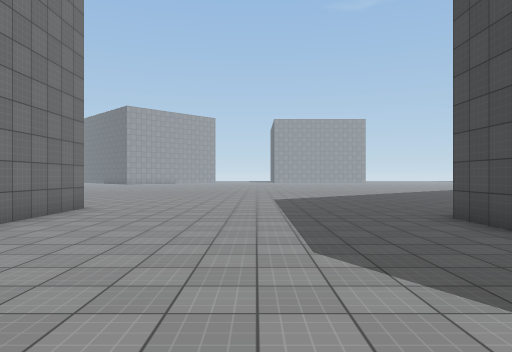
[1] (above)

24 first-person views from a walk through a scene from a Unity 3-D project. The camera is 1.5 m above the floor, looks level and sees 70° across. The floor is counted in squares, 2 m on a side. Each view is taken from the middle of a square. On the plan, view 1 faces up. The plan holds only what a view shows up to about 11 squares ahead; the rest is blank. The place goes on beyond the plan. The player is left out. Surface patterns are stand-ins for the level's own textures.

[2]
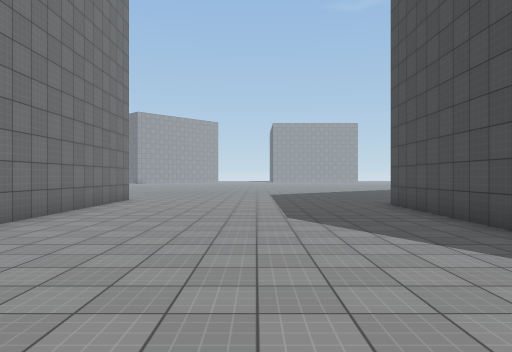

[3]
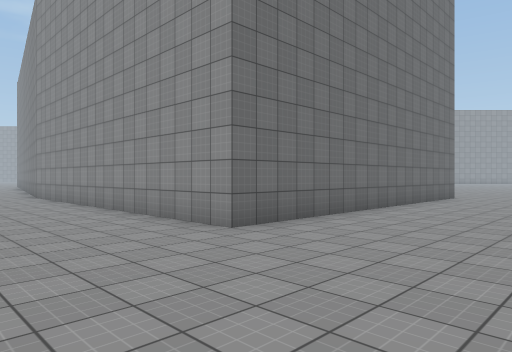

[4]
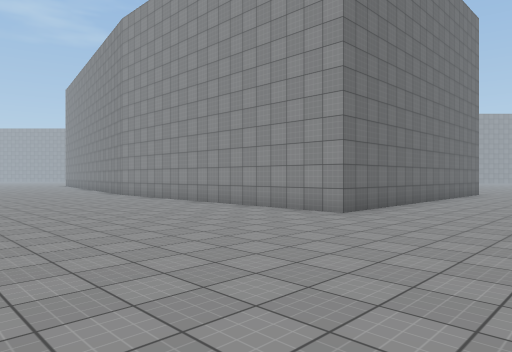

[5]
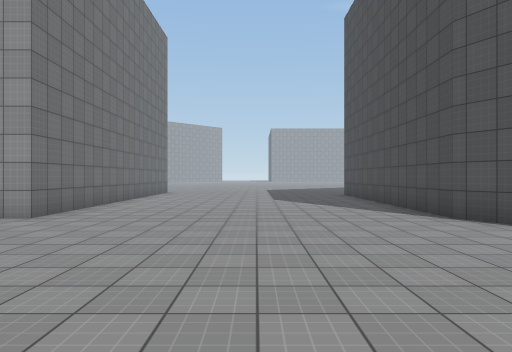

[6]
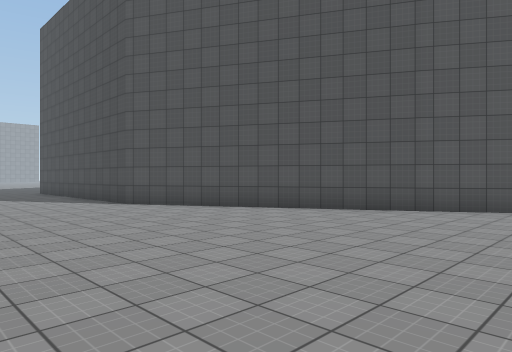

[7]
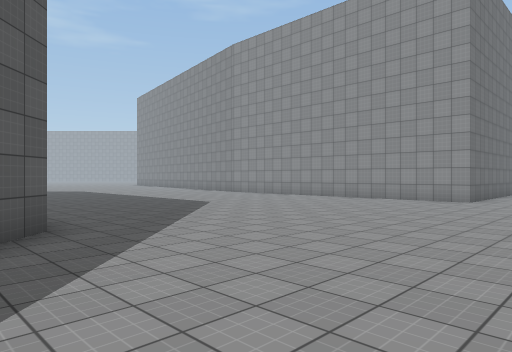

[8]
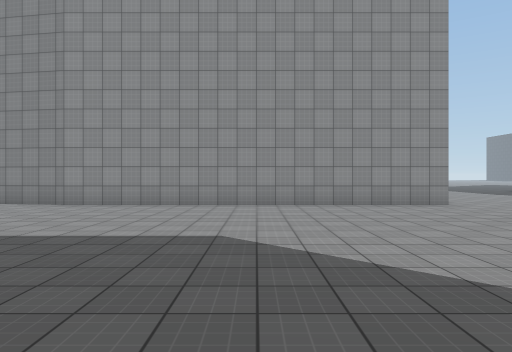

[9]
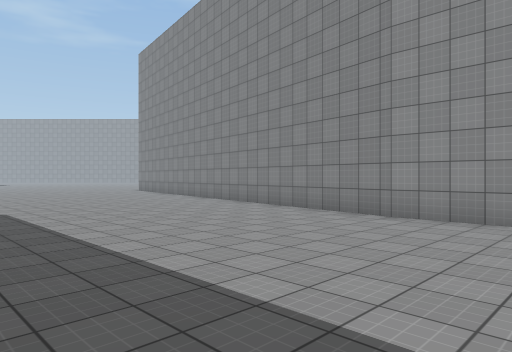

[10]
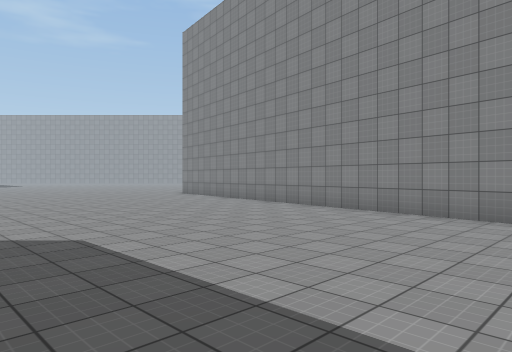

[11]
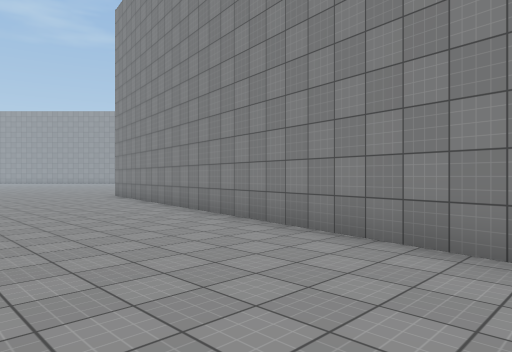

[12]
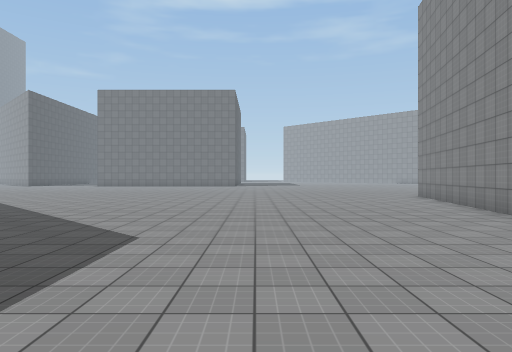

[13]
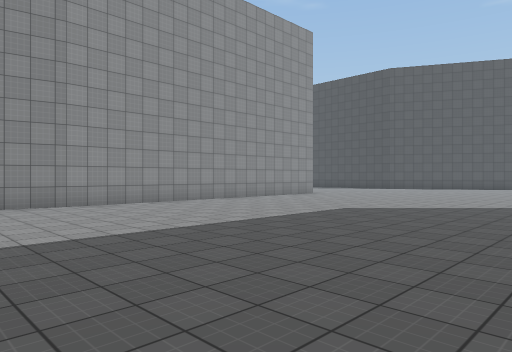

[14]
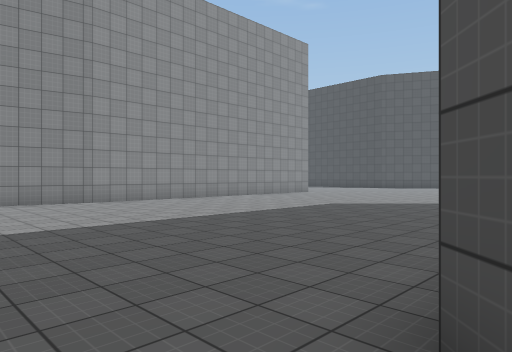

[15]
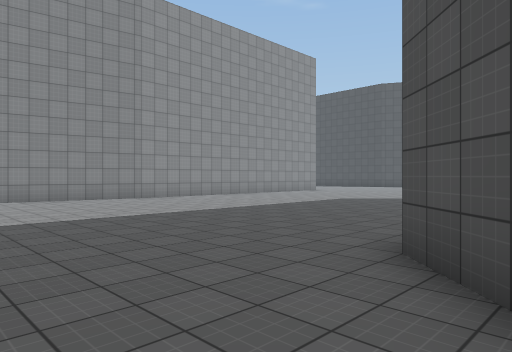

[16]
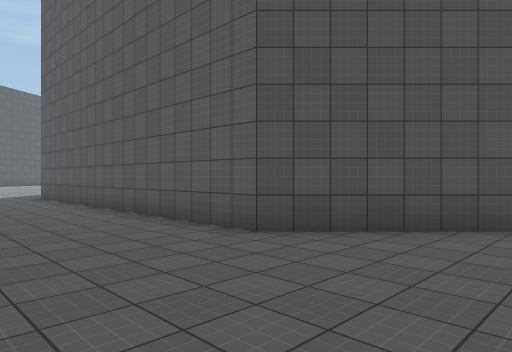

[17]
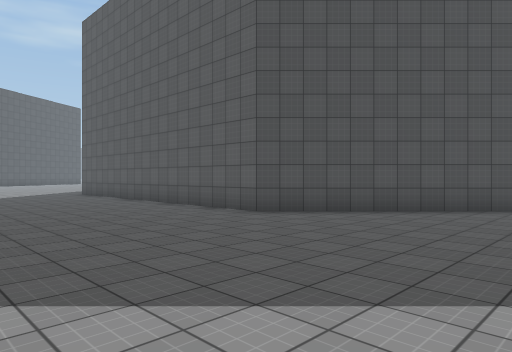

[18]
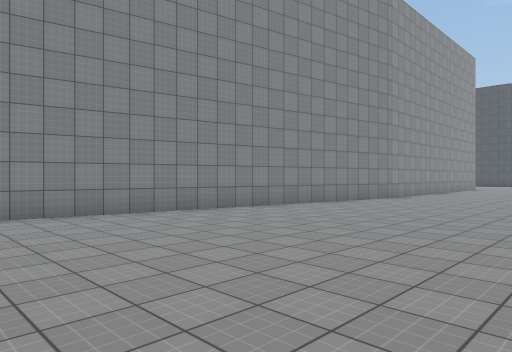

[19]
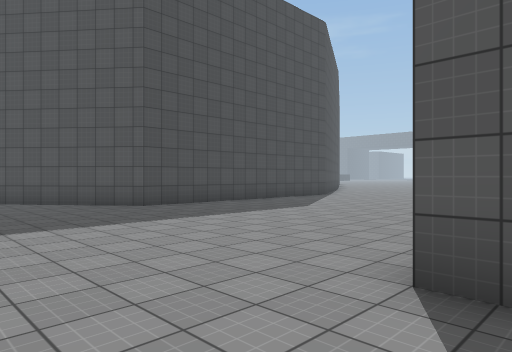

[20]
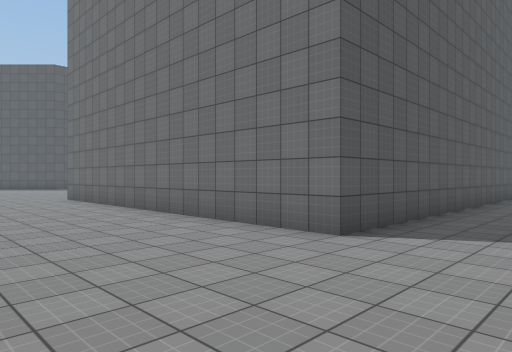

[21]
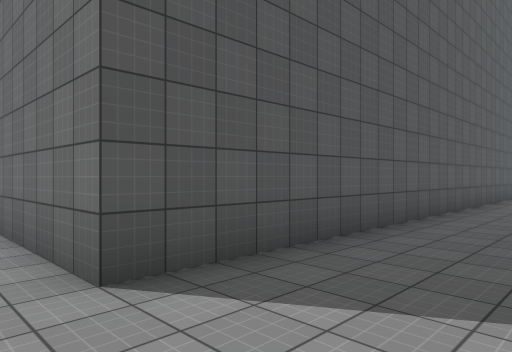

[22]
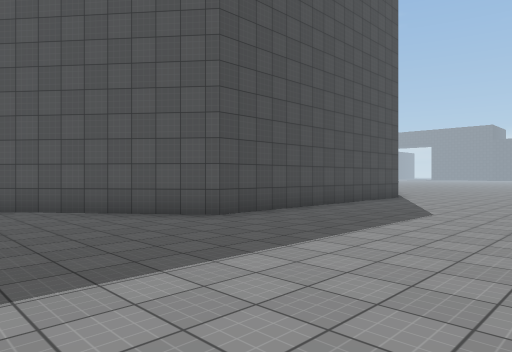

[23]
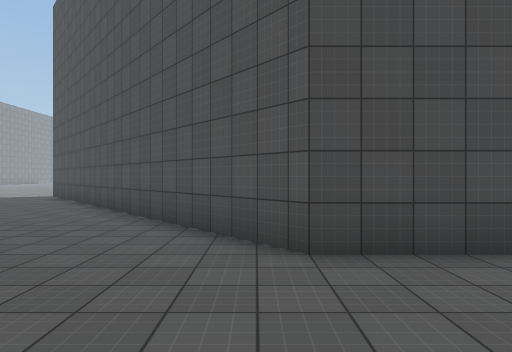

[24]
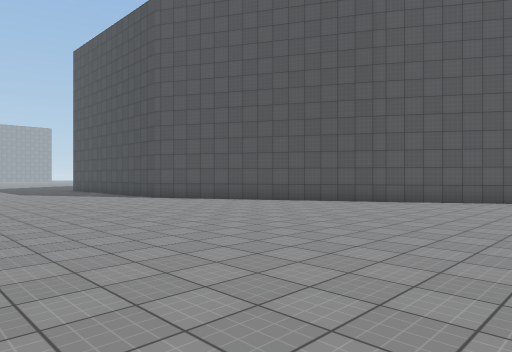

### Floor plan
Points are (right, up) in squares from view 1. A wall is a line through its corners. A room is listed if a view was taken in it or the views show most of it. See-through windows are left out.
Room 1 (views 1, 2, 3, 4, 5, 6, 7, 8, 9, 10, 11, 12, 13, 14, 15, 16, 17, 18, 19, 20, 21, 22, 23, 24)
walls: (-13.9, -1.5) (-26.1, 0.6); (-6.5, -11.5) (-5.8, -12.2); (-16, 8.5) (-4, 8.5) (-4, -1.5) (-14, -1.5); (-19.5, -14.5) (-16.5, -11.5) (-7.9, -11.5); (8.6, -11) (3.5, -1.5) (3.5, 6.5) (9.8, 11.5)

Where each view was taken, in squares from view 1:
view 1: 0 up, 0 right, facing up
view 2: 3 down, 0 right, facing up
view 3: 5 down, 0 right, facing up-left
view 4: 8 down, 0 right, facing up-left
view 5: 8 down, 0 right, facing up
view 6: 11 down, 1 left, facing up-right
view 7: 13 down, 1 left, facing up-left
view 8: 11 down, 9 left, facing up
view 9: 8 down, 11 left, facing up-left
view 10: 8 down, 15 left, facing up-left
view 11: 5 down, 15 left, facing up-left
view 12: 5 down, 15 left, facing left
view 13: 11 down, 17 left, facing up-right
view 14: 12 down, 18 left, facing up-right
view 15: 13 down, 20 left, facing up-right
view 16: 8 down, 20 left, facing down-right
view 17: 6 down, 22 left, facing down-right
view 18: 7 down, 26 left, facing up-right
view 19: 11 up, 5 left, facing down-right
view 20: 11 up, 0 right, facing down-left
view 21: 11 up, 3 left, facing down-left
view 22: 11 up, 2 left, facing down-right
view 23: 7 up, 0 right, facing right
view 24: 13 down, 3 left, facing up-right
